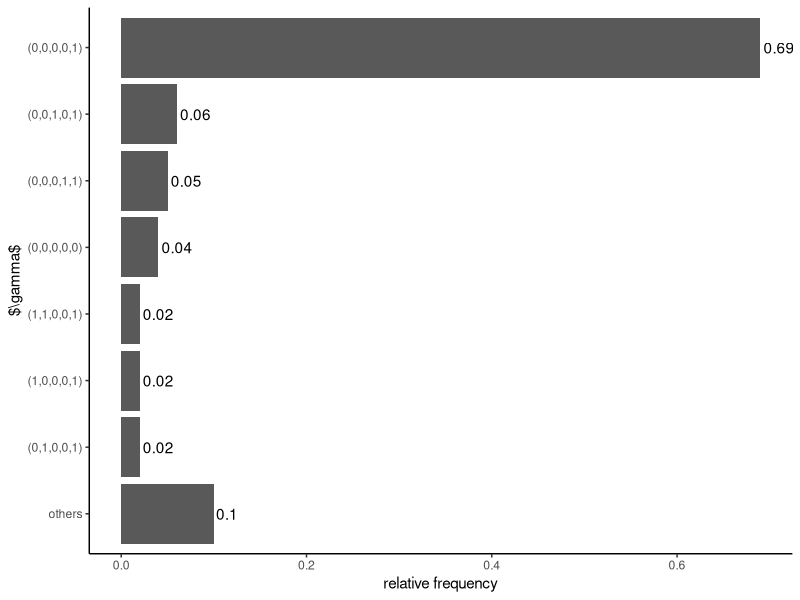
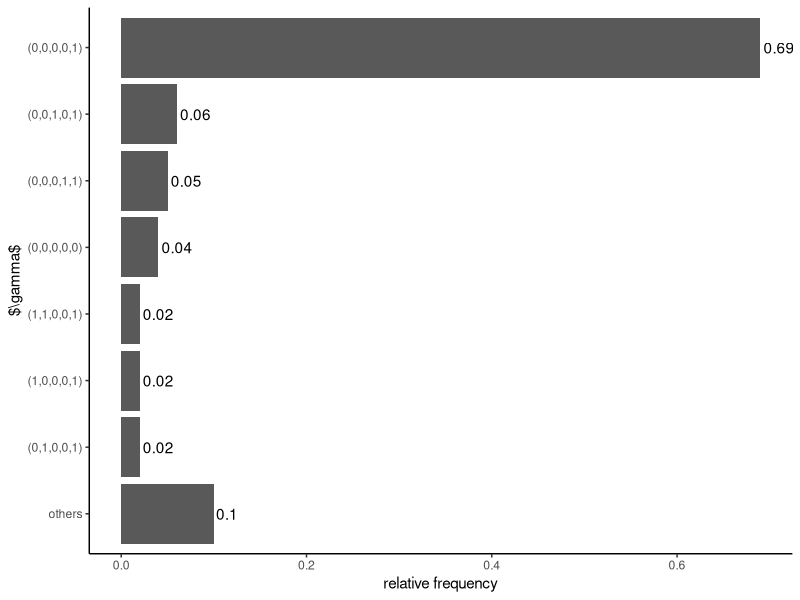

Write R code to recreate these figures, in order.
library(ggplot2)
library(svglite)
library(readr)
library(tidyr)

# # Simulate the results
# df <- 
#     sample(0:1, size = 100 * 5, replace = TRUE) |>
#     matrix(nrow = 100, ncol = 5) |>
#     as.data.frame()

df <- read_csv("barplot-gamma.csv")
names(df) <- paste0("V", 1:6)

# Count the data
counts <- 
    df |> 
    purrr::map_df(as.integer) |>
    dplyr::count(V2, V3, V4, V5, V6) |>
    dplyr::arrange(desc(n)) |>
    dplyr::mutate(
        frac = n / sum(n),
        frac_cumsum = cumsum(frac),
        gamma = paste0("(", paste(V2, V3, V4, V5, V6, sep = ","), ")")
    ) |>
    dplyr::filter(frac_cumsum <= 0.9) |>
    dplyr::select(gamma, frac)

# Add a remainer
counts <-
    counts |>
    dplyr::add_row(gamma = "others", frac = 1 - sum(counts$frac))

# Create the plot
p <- 
    counts |>
    ggplot(aes(x = reorder(gamma, frac - (gamma == "others")), y = frac)) + 
    geom_bar(stat = "identity") +
    geom_text(aes(label = frac), hjust = -0.1) +
    coord_flip() + 
    theme_classic() +
    labs(x = "$\\gamma$", y = "relative frequency")
p

# Save the plot in svg format
"barplot-gamma-bnp.svg" |>
    ggsave(plot = p, width = 5 * 8 / 9, height = 3)
